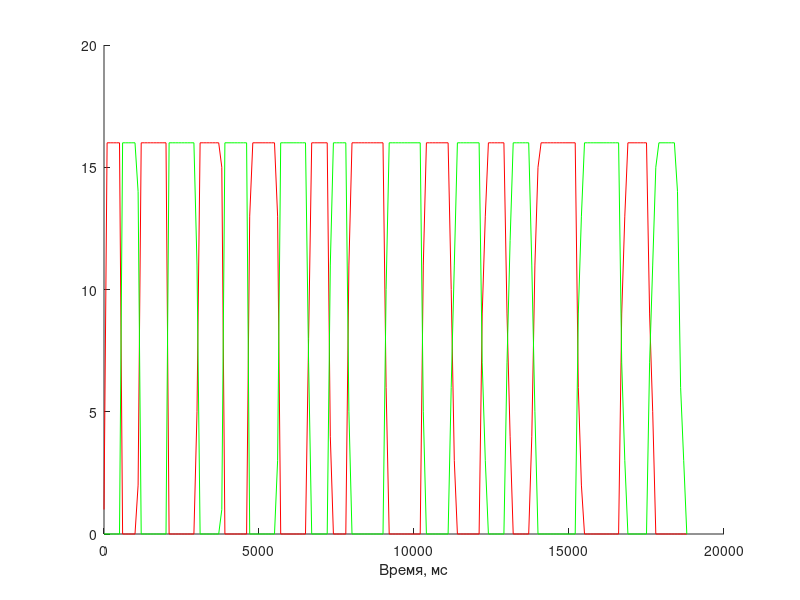

This figure's MATLAB source:
writingPages = [1 16 16 16 16 16 0 0 0 0 0 2 16 16 16 16 16 16 16 16 16 0 0 0 0 0 0 0 0 0 5 16 16 16 16 16 16 16 15 0 0 0 0 0 0 0 0 13 16 16 16 16 16 16 16 16 13 0 0 0 0 0 0 0 0 0 8 16 16 16 16 16 16 4 0 0 0 0 0 11 16 16 16 16 16 16 16 16 16 16 16 6 0 0 0 0 0 0 0 0 0 0 0 11 16 16 16 16 16 16 16 16 10 3 0 0 0 0 0 0 0 0 9 13 16 16 16 16 16 16 9 4 0 0 0 0 0 0 4 11 15 16 16 16 16 16 16 16 16 16 16 16 16 6 2 0 0 0 0 0 0 0 0 0 0 0 0 9 13 16 16 16 16 16 16 16 9 5 0 0 0 0 0 0 0 0 0 0 0 ];
readingPages = [0 0 0 0 0 0 16 16 16 16 16 14 0 0 0 0 0 0 0 0 0 16 16 16 16 16 16 16 16 16 11 0 0 0 0 0 0 0 1 16 16 16 16 16 16 16 16 0 0 0 0 0 0 0 0 0 3 16 16 16 16 16 16 16 16 16 7 0 0 0 0 0 0 11 16 16 16 16 16 5 0 0 0 0 0 0 0 0 0 0 0 10 16 16 16 16 16 16 16 16 16 16 16 5 0 0 0 0 0 0 0 0 6 11 16 16 16 16 16 16 16 16 7 3 0 0 0 0 0 0 7 12 16 16 16 16 16 16 11 5 0 0 0 0 0 0 0 0 0 0 0 0 0 9 13 16 16 16 16 16 16 16 16 16 16 16 16 7 3 0 0 0 0 0 0 0 7 11 15 16 16 16 16 16 16 14 6 3 0 ];
time = [0 100 200 300 400 500 600 700 800 900 1000 1100 1200 1300 1400 1500 1600 1700 1800 1900 2000 2100 2200 2300 2400 2500 2600 2700 2800 2900 3000 3100 3200 3300 3400 3500 3600 3700 3800 3900 4000 4100 4200 4300 4400 4500 4600 4700 4800 4900 5000 5100 5200 5300 5400 5500 5600 5700 5800 5900 6000 6100 6200 6300 6400 6500 6600 6700 6800 6900 7000 7100 7200 7300 7400 7500 7600 7700 7800 7900 8000 8100 8200 8300 8400 8500 8600 8700 8800 8900 9000 9100 9200 9300 9400 9500 9600 9700 9800 9900 10000 10100 10200 10300 10400 10500 10600 10700 10800 10900 11000 11100 11200 11300 11400 11500 11600 11700 11800 11900 12000 12100 12200 12300 12400 12500 12600 12700 12800 12900 13000 13100 13200 13300 13400 13500 13600 13700 13800 13900 14000 14100 14200 14300 14400 14500 14600 14700 14800 14900 15000 15100 15200 15300 15400 15500 15600 15700 15800 15900 16000 16100 16200 16300 16400 16500 16600 16700 16800 16900 17000 17100 17200 17300 17400 17500 17600 17700 17800 17900 18000 18100 18200 18300 18400 18500 18600 18700 18800 ];

figure;
hold on;
plot(time, writingPages, "r")
plot(time, readingPages, "g")
xlabel("Время, мс")
hold off;